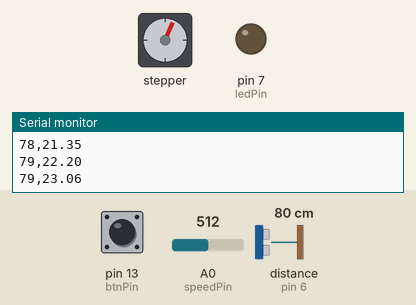
A sketch run on a simulated Arduino Uno, built with avr-gcc and run on an emulated ATmega328P. Parts: stepper motor, output pins drawn as LEDs (lit = HIGH), the last lines printed to the serial monitor. Wiring (inferred from the names in the program): ultrasonic range finder: trigger pin 5; echo pin 6. Dashed ring = blinking. The test bench sets the inputs (shaded band); at power-on: A0 (speedPin) = 512, pin 13 (btnPin) LOW, distance to the obstacle (sensor on pin 6) 80 cm. The echo pulse lasts 58.3 µs per cm; stepper angles assume 2048 steps per turn; pins used as bus, display or sensor lines are not drawn.

Above: at 1.2 s.
1.3 s: A0 (speedPin) set to 868
At 2.23 s:
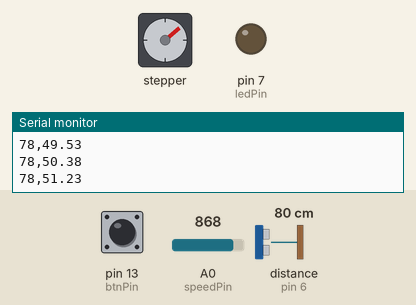
4.3 s: A0 (speedPin) set to 879
7.3 s: pin 13 (btnPin) pulled HIGH for 0.15 s
At 7.46 s:
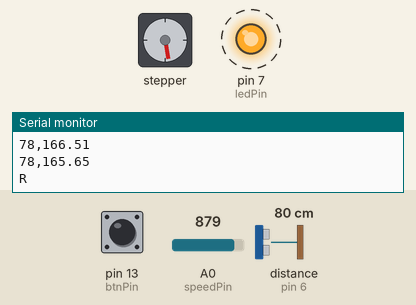
10.4 s: distance to the obstacle (sensor on pin 6) set to 43 cm
13.4 s: distance to the obstacle (sensor on pin 6) set to 36 cm
At 14.01 s:
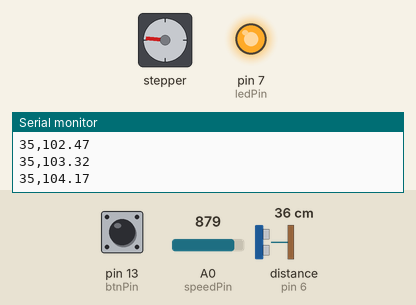
16.4 s: pin 13 (btnPin) pulled HIGH for 1 s
At 17.16 s:
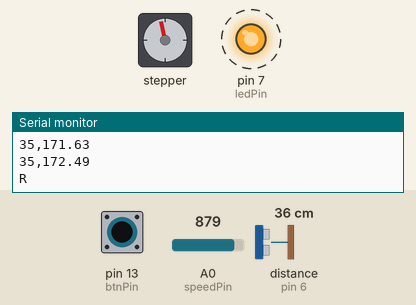
Timing chart, 0 to 24.3 s (numbered marks = the images above; inputs shaded):
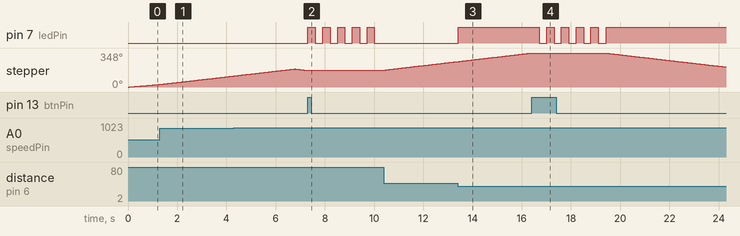

The sketch:

sonar.ino
```cpp
/*
 * The following sketch is used to implement a
 * radar that identify a passing object and try
 * to follow it.
 *
 * The distance sensor is mount on the stepper motor.
 * The stepper motor start to rotate, and when an object
 * is 'seen' it will try to follow it.
 *
 * STEPS: connect the motor: https://www.arduino.cc/en/Tutorial/StepperSpeedControl:
 * the stepper is connected from pin 8 to pin 11.
 *
 *
 */

#include <Stepper.h>

// =========================================== //
// Stepper set up
// =========================================== //
const int stepsRevolution = 1054;
const int stepPerRevolution = 64;
const int stepperPin0 =  8;
const int stepperPin1 =  9;
const int stepperPin2 = 10;
const int stepperPin3 = 11;

const int trigPin = 5;
const int echoPin = 6;

const int btnPin = 13;

const int ledPin = 7;
const int speedPin = 0;

const int timeout = 10000;

/* ============================================= */

Stepper stepper(
  stepPerRevolution,
  stepperPin0,
  stepperPin1,
  stepperPin2,
  stepperPin3);

int motorSpeed = 200;
int stepsCount = 0;
double grads = 0.0;
int dir = 1;
double grads_pro_step = 180.0 / 1054.0;

long duration;
int distance;

/* =================================================================
 * SETUP FUNCTION
 * ================================================================= */
void setup() {
  // put your setup code here, to run once:
  Serial.begin(9600);
  stepper.setSpeed(motorSpeed);
  pinMode(trigPin, OUTPUT); // Sets the trigPin as an Output
  pinMode(echoPin, INPUT); // Sets the echoPin as an Input
  pinMode(ledPin, OUTPUT);
  pinMode(btnPin, INPUT);
}


/* =================================================================
 * LOOP FUNCTION
 * ================================================================= */
void loop() {

  // put your main code here, to run repeatedly:

  if ( digitalRead( btnPin ) == HIGH ) {
     resetRevolution();
     return;
  }

  motorSpeed = 5 + (int)(analogRead(speedPin) * 0.28);
  stepper.setSpeed(motorSpeed);
  // Serial.print("speed: ");
  // Serial.println(motorSpeed);

  int steps = 5;

  stepper.step( dir * steps);
  stepsCount += steps;
  grads += steps * grads_pro_step * dir;

  // change direction if needed:
  if ( stepsCount > stepsRevolution ) {
    changeDirectionRevolution();
    Serial.println("Change");
  }

  // If too close, light the LED up.
  if ( ( distance = calculateDistance() ) < 40 ) {
    digitalWrite(ledPin, HIGH);
  } else {
    digitalWrite(ledPin, LOW);
  }

  Serial.print(distance);
  Serial.print(",");
  Serial.println(grads);
}

// upon reset, make more evident with leds and so on.
void resetRevolution() {
  changeDirectionRevolution();
  grads = 0.0;
  Serial.println("R");
  for ( int j = 0; j < 5; ++j ) {
    digitalWrite(ledPin, HIGH);
    delay(300);
    digitalWrite(ledPin, LOW);
    delay(300);
  }
}

// Function for calculating the distance measured by the Ultrasonic sensor

int calculateDistance(){

  digitalWrite(trigPin, LOW);
  delayMicroseconds(2);
  // Sets the trigPin on HIGH state for 10 micro seconds
  digitalWrite(trigPin, HIGH);
  delayMicroseconds(10);
  digitalWrite(trigPin, LOW);
  duration = pulseIn(echoPin, HIGH, timeout); // Reads the echoPin, returns the sound wave travel time in microseconds

  if ( duration != 0 ) {
    distance=  duration * 0.034 / 2;
  } else {
    distance = timeout  * 0.034 / 2;
  }
  // Serial.print(duration); Serial.print("; ");
  // Serial.println(distance);
  delayMicroseconds(timeout - duration);
  return distance;
}

int changeDirectionRevolution() {
  dir = -dir;
  stepsCount = 0;
}
```

Measured:
- the behaviour switches between 41 and 40 cm on distance to the obstacle (sensor on pin 6) (found by bisection; images 2 and 3)
- after the input at 7.3 s, pin 7 (ledPin): alternates HIGH for 0.30 s and LOW for 0.30 s, starting at once
- after the input at 13.4 s, pin 7 (ledPin): LOW → HIGH at once
- after the input at 16.4 s, pin 7 (ledPin): alternates HIGH for 0.30 s and LOW for 0.30 s, 10 changes in all, then stays HIGH, starting after 0.31 s
